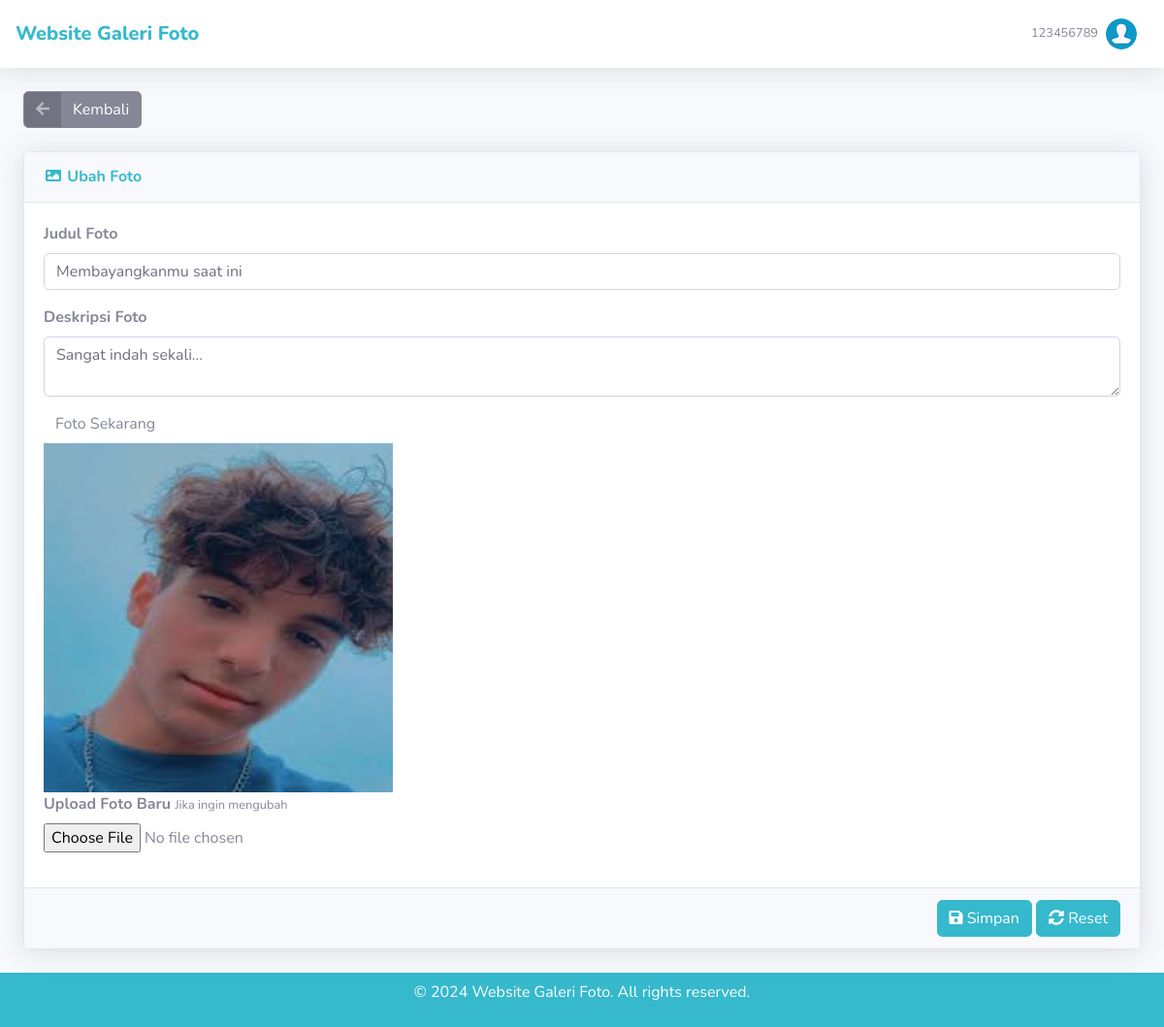
Page /foto_ubah.php?foto_id=1 (signed in) on the committed database.
### tables this page shows
CREATE TABLE `foto` (
  `foto_id` int NOT NULL,
  `judul_foto` varchar(255) DEFAULT NULL,
  `deskripsi_foto` text,
  `tanggal_unggah` date DEFAULT NULL,
  `lokasi_file` varchar(255) DEFAULT NULL,
  `user_id` int DEFAULT NULL
);

### foto_ubah.php (the view, shortened to what this page needs)
<?php require_once('includes/init.php'); ?>
<?php
$query = mysqli_query($koneksi, "SELECT * FROM foto WHERE foto_id = '{$_GET['foto_id']}'");
$data_foto = mysqli_fetch_assoc($query);
require_once('template/header.php');
?>
<div class="d-sm-flex align-items-center justify-content-between mb-4">
    <a href="dashboard.php" class="btn btn-secondary btn-icon-split">
        <span class="icon text-white-50"><i class="fas fa-arrow-left"></i></span>
        <span class="text">Kembali</span>
    </a>
</div>
<div class="card shadow mb-4">
    <div class="card-header py-3">
        <h6 class="m-0 font-weight-bold text-info"><i class="fas fa-fw fa-image"></i> Ubah Foto</h6>
    </div>
    <form action="foto_ubah.php?foto_id=<?= $_GET['foto_id']; ?>" method="post" enctype="multipart/form-data">
        <div class="card-body">
            <div class="row">
                <div class="form-group col-12">
                    <label class="font-weight-bold">Judul Foto</label>
                    <input autocomplete="off" type="text" name="judul_foto" required class="form-control" value="<?= $data_foto['judul_foto']; ?>"/>
                </div>
                <div class="form-group col-12">
                    <label class="font-weight-bold">Deskripsi Foto</label>
                    <textarea name="deskripsi_foto" class="form-control"><?= $data_foto['deskripsi_foto']; ?></textarea>
                </div>
                <div class="col-12">
                    <label class="col-12">Foto Sekarang</label>
                    <img class="" src="<?=$data_foto['lokasi_file'];?>" alt="Card image cap" height="360px" width="360px">
                </div>
                <div class="form-group col-12">
                    <label class="font-weight-bold">Upload Foto Baru <small>Jika ingin mengubah</small></label>
                    <input type="file" name="file" class="form-control-file">
                </div>
            </div>
        </div>
        <div class="card-footer text-right">
            <button name="submit" value="submit" type="submit" class="btn btn-info"><i class="fa fa-save"></i> Simpan</button>
            <button type="reset" class="btn btn-info"><i class="fa fa-sync-alt"></i> Reset</button>
        </div>
    </form>
</div>
<?php require_once('template/footer.php'); ?>

### rows in the picture
foto: judul_foto "Membayangkanmu saat ini", deskripsi_foto "Sangat indah sekali...", lokasi_file (picture)

### other values in the picture
$_SESSION['username'] "123456789"
